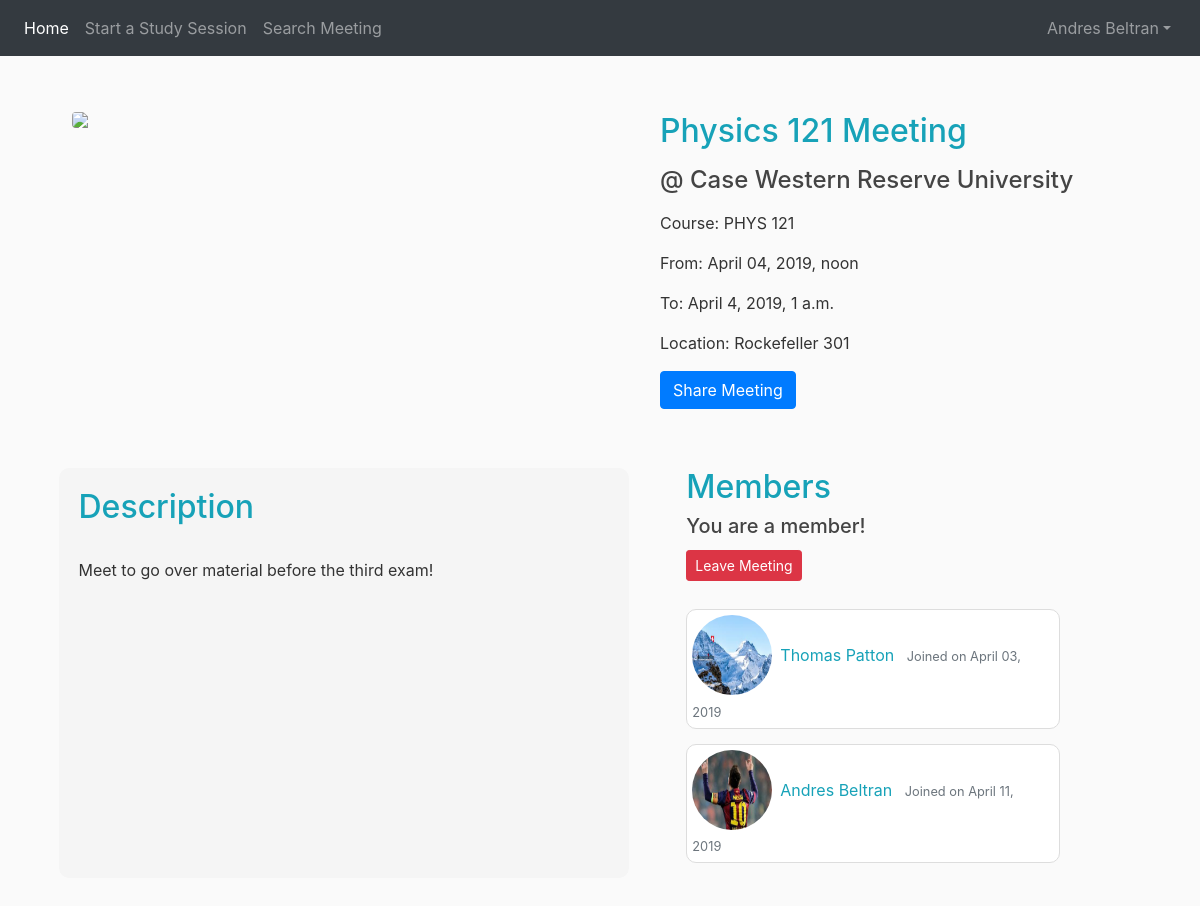
The app's page /meeting/1/ (signed in) with its own data.
### MEETINGS/models.py (models this page shows, shortened)
class Meeting(models.Model):
    title = models.CharField(max_length=100)
    university = models.CharField(max_length=100)
    course = models.CharField(max_length=100)
    date_start = models.DateTimeField()
    date_end = models.DateTimeField()
    location = models.CharField(max_length=100)
    description = models.TextField()
    members = models.ManyToManyField(User, through='Membership', related_name='user_meetings', default=None)

### USERS/models.py (models this page shows, shortened)
class Profile(models.Model):
    user = models.OneToOneField(User, on_delete=models.CASCADE)
    image = models.ImageField(default='default.jpg', upload_to='profile_pics')
    university = models.CharField(max_length=50, default="No University")
    major = models.CharField(max_length=20, default="Undecided")

### MEETINGS/views.py (the view, shortened to what this page needs)
# urls.py: path('meeting/<int:pk>/', MeetingDetailView.as_view(), name='meeting-detail'),
class MeetingDetailView(LoginRequiredMixin, FormMixin, DetailView):
    model = Meeting
    template_name = 'MEETINGS/meeting_detail.html'
    form_class = forms.Form
    def get_context_data(self, **kwargs):
        context = super().get_context_data(**kwargs)
        is_member = False
        is_organizer = False
        try:
            self.object.members.get(username=self.request.user.username)
            is_member = True
            membership = Membership.objects.get(group=self.get_object(), person=self.request.user)
            is_organizer = membership.is_organizer
        except ObjectDoesNotExist:
            print("Member not in meeting")
        share_form = ShareForm()
        context['form'] = share_form
        context['is_member'] = is_member
        context['is_organizer'] = is_organizer
        return context

### MEETINGS/forms/share_form.py
class ShareForm(forms.Form):
    emails = CommaSeparatedEmailField(
     widget=forms.Textarea(attrs={'placeholder': 'E-mail address(es)'}),
     label=_(u'')
    )

### MEETINGS/templates/MEETINGS/meeting_detail.html (shortened to what this page needs)
{% extends "MEETINGS/boot_base.html" %}
{% load static %}
{% block content %}
	<div class="row">
		<div class="col-md-6">
            <img class="m_img rounded" src="{% static 'MEETINGS/meeting_default.jpg' %}"/>
		</div>
		<div class="info col-md-6">
            <h2 class="text-info">{{ object.title }}</h2>
            <p><h4>@ {{ object.university }}</h4></p>
            <p>Course: {{ object.course }}</p>
            <p>From: {{ object.date_start | date:"F d, Y, P" }}</p>
            <p>To: {{ object.date_end }}</p>
            <p>Location: {{ object.location }}</p>
            <button type="button" class="btn btn-primary" data-toggle="modal" data-target="#shareModal"
                    data-whatever="@mdo">Share Meeting</button>
        </div>
	</div>
    <div class="description row">
		<div class="about col-md-6">
            <h2 class="text-info">Description</h2>
            <br class="p_med">{{ object.description }}</br>
		</div>
		<div class="info col-md-6">
            <h2 class="text-info">Members</h2>
            {% if is_organizer == True %}
            <br class="p_med"><h5>You are the organizer!</h5>
            <div class="btn-group" role="group">
				<a class="btn btn-secondary" href="{% url 'meeting-update' object.id %}" type="button">Update Details</a>
                <a class="btn btn-secondary" href="{% url 'meeting-delete' object.id %}" type="button">Cancel Meeting</a>
            </div>
            <form name="leave_form" class="leave_ajax" method="POST">
                {% csrf_token %}
                <input class="btn btn-danger btn-sm mt-1 mb-1" type="Submit" value="Leave meeting"/>
            </form>
            <div id="leave_error" class="alert alert-danger alert-dismissible" style="display: none;">
                <button id="close_alert" type="button" class="close" aria-label="Close">&times;</button>
                You are the only member! Delete the meeting if you want to leave
            </div>
            <form id="select_form" method="POST" style="display: none;">
                <div class="alert alert-danger alert-dismissible">
                    <button id="close_select_org" type="button" class="close" aria-label="Close">&times;</button>
                    <h6>Assign a new organizer:</h6>
                    {% csrf_token %}
                    <select name="select_org" class="selectpicker" data-live-search="true">
                        {% for member in object.members.all %}
                            {% if member != user%}
                                <option>{{ member.username }}</option>
                            {% endif %}
                        {% endfor %}
                    </select>
                    <input name="leave_meeting_org" class="btn btn-secondary btn-sm mt-1 mb-1" type="Submit" value="Assign and leave meeting"/>
                </div>
            </form>
            {% elif is_member == False %}
            <form method="POST">
                {% csrf_token %}
                <input class="btn btn-primary" type="Submit" value="Join Meeting" name="join_meeting"/>
            </form>
            {% else %}
            <h5>You are a member!</h5>
            <form method="POST">
                <input name="leave_meeting_mem" class="btn btn-danger btn-sm mt-1 mb-1" type="Submit" value="Leave Meeting"/>
            </form>
            {% endif %}
            <br class="p_med">
            {% for member in object.members.all %}
            <div class="member_profile col-md-9">
                <img class="rounded-circle prof-img" src={{ member.profile.image.url }}>
                <a class="mr-2" href="{% url 'profile' member.id %}">{{ member.first_name }} {{ member.last_name }}</a>
                <small class="text-muted">Joined on {{ member.date_joined | date:"F d, Y" }}</small>
            </div>
            {% endfor %}
        </div>
	</div>
{% endblock content %}

### USERS/templates/USERS/navbar.html (shortened to what this page needs)
<nav class="navbar navbar-expand-lg navbar-dark bg-dark fixed-top">
    <div class="collapse navbar-collapse" id="navbarsExampleDefault">
            <ul class="navbar-nav mr-auto">
                <li class="nav-item active">
                    <a class="nav-link" href="{% url 'meetings-list' %}">Home <span class="sr-only">(current)</span></a>
                </li>
                <li class="nav-item">
                    <a class="nav-link" href="{% url 'meeting-create' %}">Start a Study Session</a>
                </li>
                <li class="nav-item">
                    <a class="nav-link" href="{% url 'meeting-search' %}">Search Meeting</a>
                </li>
            </ul>
            <ul class="navbar-nav ml-auto nav-flex-icons">
                <li class="nav-item dropdown">
                    <a class="nav-link dropdown-toggle" href="#" id="dropdown01" data-toggle="dropdown"
                       aria-haspopup="true" aria-expanded="false">
                     {{ user.first_name }} {{ user.last_name }}</a>
                </li>
            </ul>
        </div>
    </nav>

### MEETINGS/static/MEETINGS/main.css (style rules this page uses)
body { background: #fafafa; color: #333333; margin-top: 7rem; }
.description { padding-top:5%; padding-bottom:5%; padding-left:5%; }
.about { background-color: whitesmoke; border-radius: 10px; padding: 20px; }
.member_profile { background: #ffffff; border: 1px solid #dddddd; border-radius: 10px; margin-bottom: 15px; padding-top:1%; padding-bottom:1%; padding-left:1%; }
.prof-img { height: 80px; width: 80px; margin-right: 1%; margin-bottom: 1%; }
.m_img { display: block; margin-left: 10%; width: 90%; }
.info { padding-left: 5%; }
h1, h2, h3, h4, h5, h6 { color: #444444; }
ul { margin: 0; }

### CALENDAR/static/CALENDAR/styles.css (style rules this page uses)
ul { height: 100%; padding: 0px 5px 0px 20px; }
a { color: #17a2b8; }

### records on screen
Meeting: title "Physics 121 Meeting", university "Case Western Reserve University", course "PHYS 121", date_start "April 04, 2019, noon", date_end "April 4, 2019, 1 a.m.", location "Rockefeller 301", description "Meet to go over material before the third exam!"

### other values on screen
{{ user.first_name }} "Andres"
{{ user.last_name }} "Beltran"
{{ member.first_name }} "Thomas"
{{ member.last_name }} "Patton"
{{ member.date_joined | date:"F d, Y" }} "April 03, 2019"
{{ member.first_name }} "Andres"
{{ member.last_name }} "Beltran"
{{ member.date_joined | date:"F d, Y" }} "April 11, 2019"
